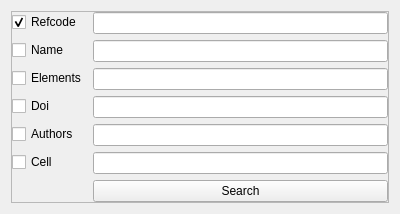
<?xml version="1.0" encoding="UTF-8"?>
<ui version="4.0">
 <class>Dialog</class>
 <widget class="QDialog" name="Dialog">
  <property name="geometry">
   <rect>
    <x>0</x>
    <y>0</y>
    <width>400</width>
    <height>170</height>
   </rect>
  </property>
  <property name="windowTitle">
   <string>Dialog</string>
  </property>
  <layout class="QHBoxLayout" name="horizontalLayout" stretch="0">
   <item>
    <widget class="QFrame" name="frame">
     <property name="frameShape">
      <enum>QFrame::StyledPanel</enum>
     </property>
     <property name="frameShadow">
      <enum>QFrame::Raised</enum>
     </property>
     <layout class="QFormLayout" name="formLayout">
      <property name="leftMargin">
       <number>0</number>
      </property>
      <property name="topMargin">
       <number>0</number>
      </property>
      <property name="rightMargin">
       <number>0</number>
      </property>
      <property name="bottomMargin">
       <number>0</number>
      </property>
      <item row="0" column="0">
       <widget class="QCheckBox" name="checkBox">
        <property name="text">
         <string>Refcode</string>
        </property>
        <property name="checked">
         <bool>true</bool>
        </property>
        <property name="autoExclusive">
         <bool>true</bool>
        </property>
       </widget>
      </item>
      <item row="0" column="1">
       <widget class="QLineEdit" name="lineEdit"/>
      </item>
      <item row="1" column="0">
       <widget class="QCheckBox" name="checkBox_8">
        <property name="text">
         <string>Name</string>
        </property>
        <property name="autoExclusive">
         <bool>true</bool>
        </property>
       </widget>
      </item>
      <item row="1" column="1">
       <widget class="QLineEdit" name="lineEdit_8"/>
      </item>
      <item row="2" column="0">
       <widget class="QCheckBox" name="checkBox_9">
        <property name="text">
         <string>Elements</string>
        </property>
        <property name="autoExclusive">
         <bool>true</bool>
        </property>
       </widget>
      </item>
      <item row="3" column="0">
       <widget class="QCheckBox" name="checkBox_10">
        <property name="text">
         <string>Doi</string>
        </property>
        <property name="autoExclusive">
         <bool>true</bool>
        </property>
       </widget>
      </item>
      <item row="4" column="0">
       <widget class="QCheckBox" name="checkBox_11">
        <property name="text">
         <string>Authors</string>
        </property>
        <property name="autoExclusive">
         <bool>true</bool>
        </property>
       </widget>
      </item>
      <item row="5" column="0">
       <widget class="QCheckBox" name="checkBox_12">
        <property name="text">
         <string>Cell</string>
        </property>
        <property name="autoExclusive">
         <bool>true</bool>
        </property>
       </widget>
      </item>
      <item row="2" column="1">
       <widget class="QLineEdit" name="lineEdit_9"/>
      </item>
      <item row="3" column="1">
       <widget class="QLineEdit" name="lineEdit_10"/>
      </item>
      <item row="4" column="1">
       <widget class="QLineEdit" name="lineEdit_11"/>
      </item>
      <item row="5" column="1">
       <widget class="QLineEdit" name="lineEdit_12"/>
      </item>
      <item row="6" column="1">
       <widget class="QPushButton" name="pushButton">
        <property name="text">
         <string>Search</string>
        </property>
        <property name="autoDefault">
         <bool>false</bool>
        </property>
       </widget>
      </item>
     </layout>
    </widget>
   </item>
  </layout>
 </widget>
 <resources/>
 <connections/>
</ui>
